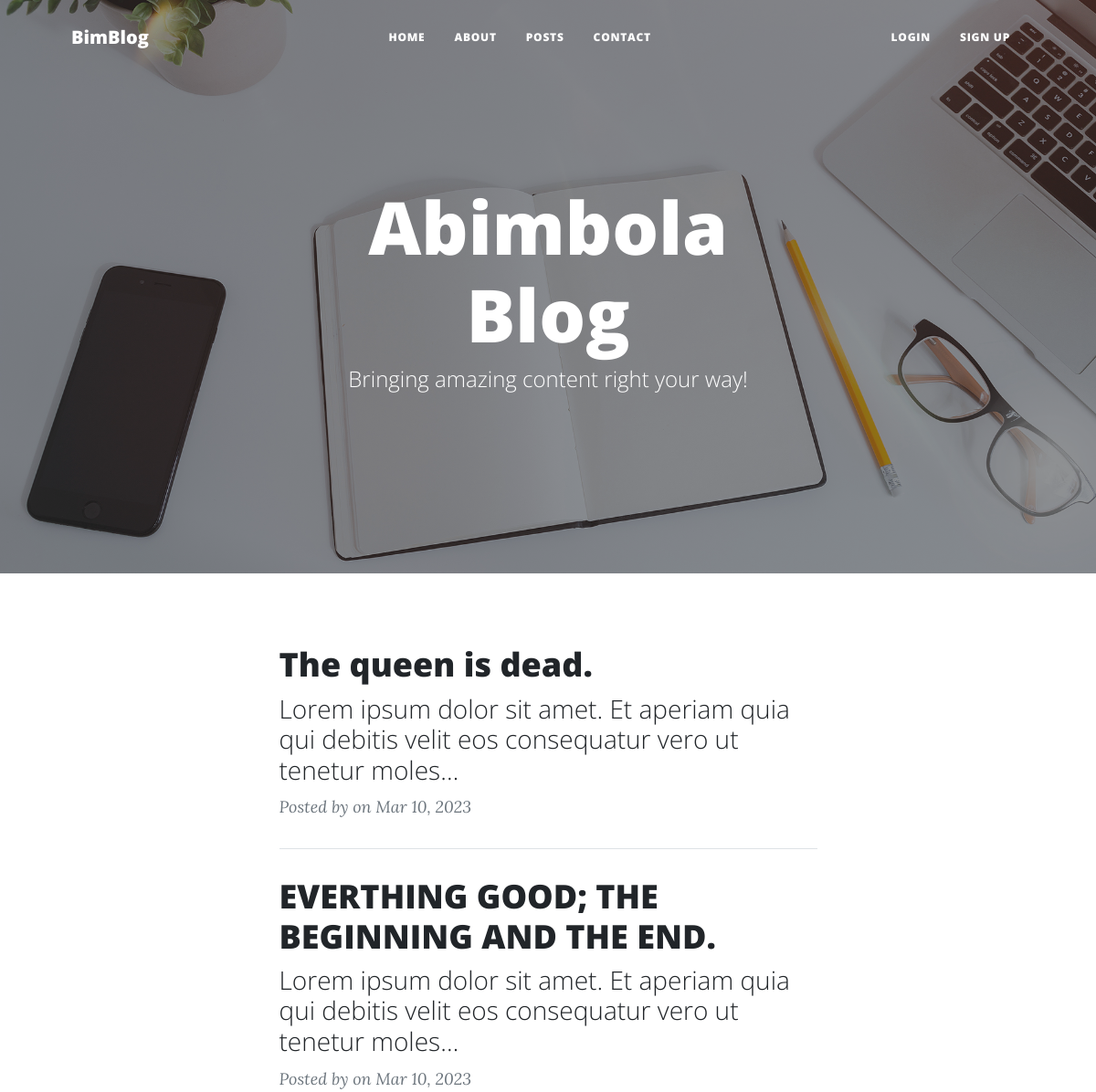
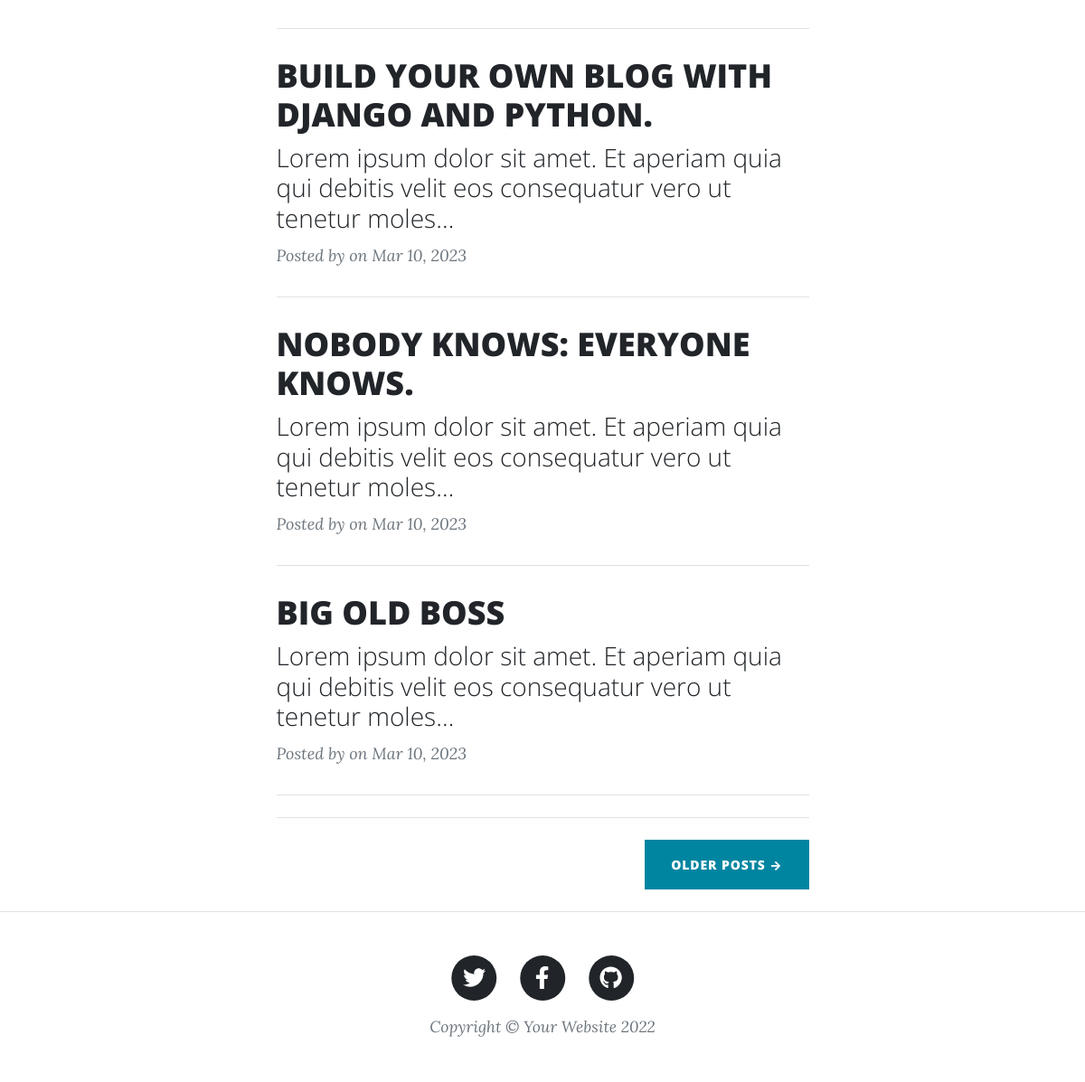
The page / on the database its author committed (2 pictures, top to bottom).
### blog/models.py (models this page shows, shortened)
class Post(models.Model):
    title = models.CharField(max_length=255)
    title_tag = models.CharField(max_length=255)
    author =  models.ForeignKey(User, on_delete=models.CASCADE)
    body = models.TextField()
    created = models.DateTimeField(auto_now_add=True)
    updated = models.DateTimeField(auto_now=True)
    published_date = models.DateTimeField(blank=True, null=True)
    class Meta:
        ordering = ['-published_date']

### blog/views.py (the view)
# urls.py: path('', views.HomeView.as_view(), name='home'),
class HomeView(ListView):
    model = Post
    template_name = 'blog/post_list.html'

### blog/templates/blog/post_list.html (shortened to what this page needs)
{% extends 'blog/base.html' %}
{% load static %}
{% block content %}
 <header class="masthead" style="background-image: url('assets/img/home-bg.jpg')">
    <div class="container position-relative px-4 px-lg-5">
        <div class="row gx-4 gx-lg-5 justify-content-center">
            <div class="col-md-10 col-lg-8 col-xl-7">
                <div class="site-heading">
                    <h1>Abimbola Blog</h1>
                    <span class="subheading">Bringing amazing content right your way!</span>
                </div>
            </div>
        </div>
    </div>
</header>
<div class="container px-4 px-lg-5">
    <div class="row gx-4 gx-lg-5 justify-content-center">
        <div class="col-md-10 col-lg-8 col-xl-7">
            {% for post in object_list %}
            <div class="post-preview">
                <a href="{% url 'home' %}">
                    <h2 class="post-title">{{post.title}}</h2>
                    <a href="{% url 'article-detail' post.pk %}"><h3 class="post-subtitle">{{post.body|truncatechars:100|safe}}</h3></a>
                </a>
                <p class="post-meta">
                    Posted by
                    on {{post.created|date:'M d, Y'}}
                </div>
            <hr class="my-4" />
            {% endfor %}
            <hr class="my-4" />
            <div class="d-flex justify-content-end mb-4"><a class="btn btn-primary text-uppercase" href="#!">Older Posts →</a></div>
        </div>
    </div>
</div>
{% endblock %}

### blog/templates/blog/base.html (shortened to what this page needs)
<!DOCTYPE html>
{% load static %}
<html lang="en">
    <head>
        <link href="{% static 'css/styles.css' %}" rel="stylesheet" />
    </head>
    <body>
        <nav class="navbar navbar-expand-lg navbar-light" id="mainNav">
            <div class="container px-4 px-lg-5">
                <a class="navbar-brand" href="{% url 'home' %}">BimBlog</a>
                <div class="collapse navbar-collapse" id="navbarResponsive">
                    <ul class="navbar-nav ms-auto py-4 py-lg-0">
                        <li class="nav-item"><a class="nav-link px-lg-3 py-3 py-lg-4" href="{% url 'home' %}">Home</a></li>
                        <li class="nav-item"><a class="nav-link px-lg-3 py-3 py-lg-4" href="{% url 'about' %}">About</a></li>
                        <li class="nav-item"><a class="nav-link px-lg-3 py-3 py-lg-4" href="{% url 'home' %}">Posts</a></li>
                        <li class="nav-item"><a class="nav-link px-lg-3 py-3 py-lg-4" href="{% url 'contact' %}">Contact</a></li>
                        {% if user.is_authenticated %}
                        <li class="nav-item"><a class="nav-link px-lg-3 py-3 py-lg-4" href="{% url 'create-post' %}">Add Post</a></li>
                    </ul>
                    <ul class="navbar-nav ms-auto py-4 py-lg-0">
                        <li class="nav-item"><a class="nav-link px-lg-3 py-3 py-lg-4" href="{% url 'logout' %}">Logout</a></li>
                        {% else %}
                    </ul>
                    <ul class="navbar-nav ms-auto py-4 py-lg-0">
                        <li class="nav-item"><a class="nav-link px-lg-3 py-3 py-lg-4" href="{% url 'login' %}">Login</a></li>
                        <li class="nav-item"><a class="nav-link px-lg-3 py-3 py-lg-4" href="{% url 'register' %}">Sign Up</a></li>
                        {% endif %}
                    </ul>
                </div>
            </div>
        </nav>
        {% block content %}
        {% endblock %}
        <footer class="border-top">
            <div class="container px-4 px-lg-5">
                <div class="row gx-4 gx-lg-5 justify-content-center">
                    <div class="col-md-10 col-lg-8 col-xl-7">
                        <ul class="list-inline text-center">
                            <li class="list-inline-item">
                                <a href="#!">
                                    <span class="fa-stack fa-lg">
                                        <i class="fas fa-circle fa-stack-2x"></i>
                                        <i class="fab fa-twitter fa-stack-1x fa-inverse"></i>
                                    </span>
                                </a>
                            </li>
                            <li class="list-inline-item">
                                <a href="#!">
                                    <span class="fa-stack fa-lg">
                                        <i class="fas fa-circle fa-stack-2x"></i>
                                        <i class="fab fa-facebook-f fa-stack-1x fa-inverse"></i>
                                    </span>
                                </a>
                            </li>
                            <li class="list-inline-item">
                                <a href="#!">
                                    <span class="fa-stack fa-lg">
                                        <i class="fas fa-circle fa-stack-2x"></i>
                                        <i class="fab fa-github fa-stack-1x fa-inverse"></i>
                                    </span>
                                </a>
                            </li>
                        </ul>
                        <div class="small text-center text-muted fst-italic">Copyright &copy; Your Website 2022</div>
                    </div>
                </div>
            </div>
        </footer>
    </body>
</html>

### rows shown on the page
Post: title "The queen is dead.", body "Lorem ipsum dolor sit amet. Et aperiam quia qui debitis velit eos consequatur vero ut tenetur moles…", created "Mar 10, 2023"
Post: title "EVERTHING GOOD; THE BEGINNING AND THE END.", body "Lorem ipsum dolor sit amet. Et aperiam quia qui debitis velit eos consequatur vero ut tenetur moles…", created "Mar 10, 2023"
Post: title "BUILD YOUR OWN BLOG WITH DJANGO AND PYTHON.", body "Lorem ipsum dolor sit amet. Et aperiam quia qui debitis velit eos consequatur vero ut tenetur moles…", created "Mar 10, 2023"
Post: title "NOBODY KNOWS: EVERYONE KNOWS.", body "Lorem ipsum dolor sit amet. Et aperiam quia qui debitis velit eos consequatur vero ut tenetur moles…", created "Mar 10, 2023"
Post: title "BIG OLD BOSS", body "Lorem ipsum dolor sit amet. Et aperiam quia qui debitis velit eos consequatur vero ut tenetur moles…", created "Mar 10, 2023"
